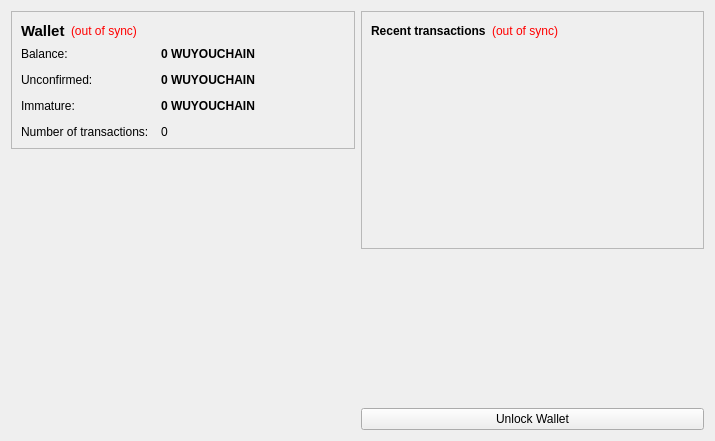
<?xml version="1.0" encoding="UTF-8"?>
<ui version="4.0">
 <class>OverviewPage</class>
 <widget class="QWidget" name="OverviewPage">
  <property name="geometry">
   <rect>
    <x>0</x>
    <y>0</y>
    <width>715</width>
    <height>441</height>
   </rect>
  </property>
  <property name="windowTitle">
   <string>Form</string>
  </property>
  <layout class="QHBoxLayout" name="horizontalLayout" stretch="1,1">
   <item>
    <layout class="QVBoxLayout" name="verticalLayout_2">
     <item>
      <widget class="QFrame" name="frame">
       <property name="frameShape">
        <enum>QFrame::StyledPanel</enum>
       </property>
       <property name="frameShadow">
        <enum>QFrame::Raised</enum>
       </property>
       <layout class="QVBoxLayout" name="verticalLayout_4">
        <item>
         <layout class="QHBoxLayout" name="horizontalLayout_4">
          <item>
           <widget class="QLabel" name="label_5">
            <property name="font">
             <font>
              <pointsize>11</pointsize>
              <weight>75</weight>
              <bold>true</bold>
             </font>
            </property>
            <property name="text">
             <string>Wallet</string>
            </property>
           </widget>
          </item>
          <item>
           <widget class="QLabel" name="labelWalletStatus">
            <property name="toolTip">
             <string>The displayed information may be out of date. Your wallet automatically synchronizes with the WUYOUCHAIN network after a connection is established, but this process has not completed yet.</string>
            </property>
            <property name="styleSheet">
             <string notr="true">QLabel { color: red; }</string>
            </property>
            <property name="text">
             <string notr="true">(out of sync)</string>
            </property>
            <property name="alignment">
             <set>Qt::AlignLeading|Qt::AlignLeft|Qt::AlignVCenter</set>
            </property>
           </widget>
          </item>
          <item>
           <spacer name="horizontalSpacer_2">
            <property name="orientation">
             <enum>Qt::Horizontal</enum>
            </property>
            <property name="sizeHint" stdset="0">
             <size>
              <width>40</width>
              <height>20</height>
             </size>
            </property>
           </spacer>
          </item>
         </layout>
        </item>
        <item>
         <layout class="QFormLayout" name="formLayout_2">
          <property name="fieldGrowthPolicy">
           <enum>QFormLayout::AllNonFixedFieldsGrow</enum>
          </property>
          <property name="horizontalSpacing">
           <number>12</number>
          </property>
          <property name="verticalSpacing">
           <number>12</number>
          </property>
          <item row="0" column="0">
           <widget class="QLabel" name="label">
            <property name="text">
             <string>Balance:</string>
            </property>
           </widget>
          </item>
          <item row="0" column="1">
           <widget class="QLabel" name="labelBalance">
            <property name="font">
             <font>
              <weight>75</weight>
              <bold>true</bold>
             </font>
            </property>
            <property name="cursor">
             <cursorShape>IBeamCursor</cursorShape>
            </property>
            <property name="toolTip">
             <string>Your current balance</string>
            </property>
            <property name="text">
             <string notr="true">0 WUYOUCHAIN</string>
            </property>
            <property name="textInteractionFlags">
             <set>Qt::LinksAccessibleByMouse|Qt::TextSelectableByKeyboard|Qt::TextSelectableByMouse</set>
            </property>
           </widget>
          </item>
          <item row="2" column="0">
           <widget class="QLabel" name="label_3">
            <property name="text">
             <string>Unconfirmed:</string>
            </property>
           </widget>
          </item>
          <item row="2" column="1">
           <widget class="QLabel" name="labelUnconfirmed">
            <property name="font">
             <font>
              <weight>75</weight>
              <bold>true</bold>
             </font>
            </property>
            <property name="cursor">
             <cursorShape>IBeamCursor</cursorShape>
            </property>
            <property name="toolTip">
             <string>Total of transactions that have yet to be confirmed, and do not yet count toward the current balance</string>
            </property>
            <property name="text">
             <string notr="true">0 WUYOUCHAIN</string>
            </property>
            <property name="textInteractionFlags">
             <set>Qt::LinksAccessibleByMouse|Qt::TextSelectableByKeyboard|Qt::TextSelectableByMouse</set>
            </property>
           </widget>
          </item>
          <item row="3" column="0">
           <widget class="QLabel" name="labelImmatureText">
            <property name="text">
             <string>Immature:</string>
            </property>
           </widget>
          </item>
          <item row="3" column="1">
           <widget class="QLabel" name="labelImmature">
            <property name="font">
             <font>
              <weight>75</weight>
              <bold>true</bold>
             </font>
            </property>
            <property name="toolTip">
             <string>Mined balance that has not yet matured</string>
            </property>
            <property name="text">
             <string notr="true">0 WUYOUCHAIN</string>
            </property>
            <property name="textInteractionFlags">
             <set>Qt::LinksAccessibleByMouse|Qt::TextSelectableByKeyboard|Qt::TextSelectableByMouse</set>
            </property>
           </widget>
          </item>
          <item row="4" column="0">
           <widget class="QLabel" name="label_2">
            <property name="text">
             <string>Number of transactions:</string>
            </property>
           </widget>
          </item>
          <item row="4" column="1">
           <widget class="QLabel" name="labelNumTransactions">
            <property name="toolTip">
             <string>Total number of transactions in wallet</string>
            </property>
            <property name="text">
             <string notr="true">0</string>
            </property>
           </widget>
          </item>
         </layout>
        </item>
       </layout>
      </widget>
     </item>
     <item>
      <spacer name="verticalSpacer">
       <property name="orientation">
        <enum>Qt::Vertical</enum>
       </property>
       <property name="sizeHint" stdset="0">
        <size>
         <width>20</width>
         <height>40</height>
        </size>
       </property>
      </spacer>
     </item>
     <item>
      <widget class="QLabel" name="label_6">
       <property name="text">
        <string/>
       </property>
       <property name="pixmap">
        <pixmap resource="../bitcoin.qrc">:/images/backg</pixmap>
       </property>
       <property name="scaledContents">
        <bool>false</bool>
       </property>
       <property name="alignment">
        <set>Qt::AlignCenter</set>
       </property>
       <property name="margin">
        <number>-2</number>
       </property>
      </widget>
     </item>
    </layout>
   </item>
   <item>
    <layout class="QVBoxLayout" name="verticalLayout_3">
     <item>
      <widget class="QFrame" name="frame_2">
       <property name="frameShape">
        <enum>QFrame::StyledPanel</enum>
       </property>
       <property name="frameShadow">
        <enum>QFrame::Raised</enum>
       </property>
       <layout class="QVBoxLayout" name="verticalLayout">
        <item>
         <layout class="QHBoxLayout" name="horizontalLayout_2">
          <item>
           <widget class="QLabel" name="label_4">
            <property name="text">
             <string>&lt;b&gt;Recent transactions&lt;/b&gt;</string>
            </property>
           </widget>
          </item>
          <item>
           <widget class="QLabel" name="labelTransactionsStatus">
            <property name="toolTip">
             <string>The displayed information may be out of date. Your wallet automatically synchronizes with the WUYOUCHAIN network after a connection is established, but this process has not completed yet.</string>
            </property>
            <property name="styleSheet">
             <string notr="true">QLabel { color: red; }</string>
            </property>
            <property name="text">
             <string notr="true">(out of sync)</string>
            </property>
            <property name="alignment">
             <set>Qt::AlignRight|Qt::AlignTrailing|Qt::AlignVCenter</set>
            </property>
           </widget>
          </item>
          <item>
           <spacer name="horizontalSpacer">
            <property name="orientation">
             <enum>Qt::Horizontal</enum>
            </property>
            <property name="sizeHint" stdset="0">
             <size>
              <width>40</width>
              <height>20</height>
             </size>
            </property>
           </spacer>
          </item>
         </layout>
        </item>
        <item>
         <widget class="QListView" name="listTransactions">
          <property name="styleSheet">
           <string notr="true">QListView { background: transparent; }</string>
          </property>
          <property name="frameShape">
           <enum>QFrame::NoFrame</enum>
          </property>
          <property name="verticalScrollBarPolicy">
           <enum>Qt::ScrollBarAlwaysOff</enum>
          </property>
          <property name="horizontalScrollBarPolicy">
           <enum>Qt::ScrollBarAlwaysOff</enum>
          </property>
          <property name="selectionMode">
           <enum>QAbstractItemView::NoSelection</enum>
          </property>
         </widget>
        </item>
       </layout>
      </widget>
     </item>
     <item>
      <spacer name="verticalSpacer_2">
       <property name="orientation">
        <enum>Qt::Vertical</enum>
       </property>
       <property name="sizeHint" stdset="0">
        <size>
         <width>20</width>
         <height>40</height>
        </size>
       </property>
      </spacer>
     </item>
     <item>
      <widget class="QPushButton" name="unlockWalletButton">
       <property name="text">
        <string>Unlock Wallet</string>
       </property>
      </widget>
     </item>
    </layout>
   </item>
  </layout>
 </widget>
 <resources>
  <include location="../bitcoin.qrc"/>
 </resources>
 <connections/>
</ui>
